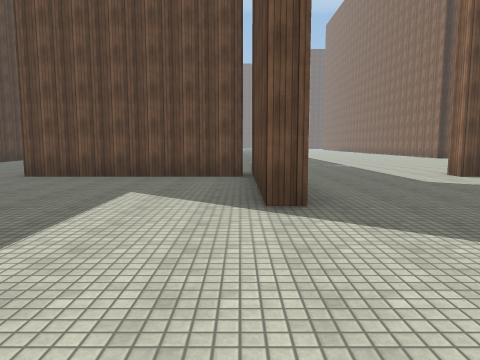
View 1 (above)

24 first-person views from a walk through a Unity game level. The camera is 1.5 m above the floor, tilts 6° down and sees 70° across. The floor is counted in squares, 2 m on a side. Each view is taken from the middle of a square. On the plan, view 1 faces up. The plan holds only what a view shows up to about 11 squares ahead; the rest is blank. The place goes on beyond the plan. Surface patterns are stand-ins for the level's own textures.

View 2
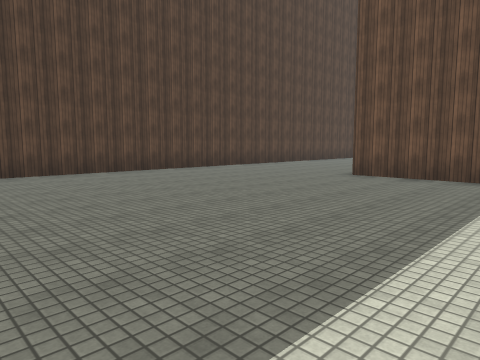

View 3
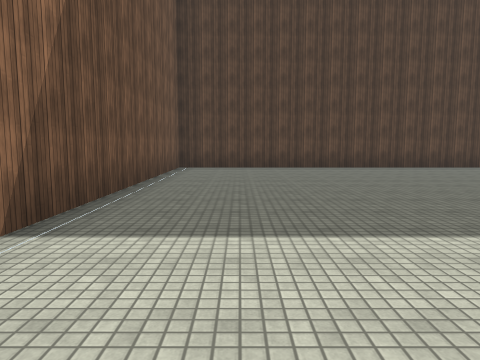

View 4
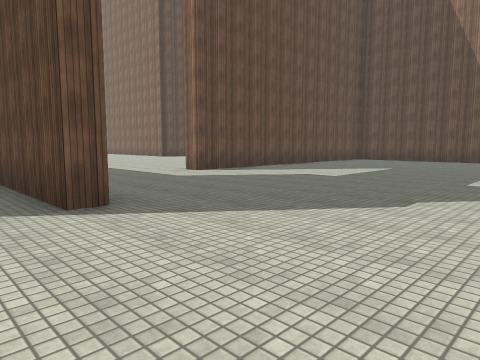

View 5
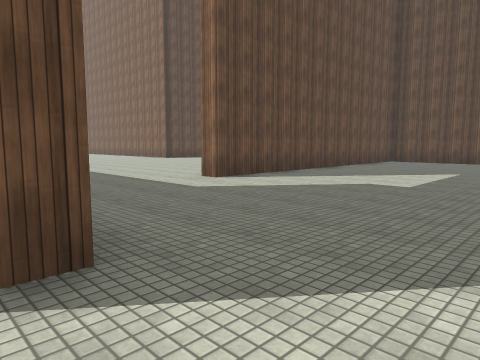

View 6
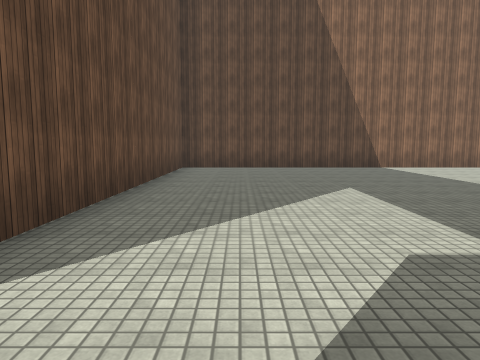

View 7
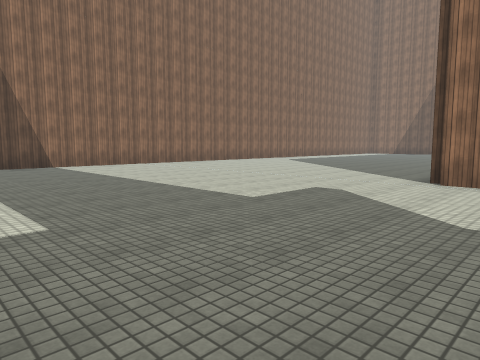

View 8
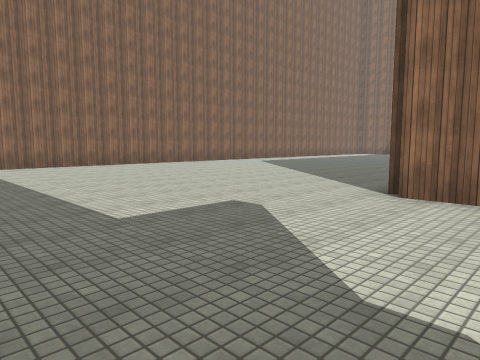

View 9
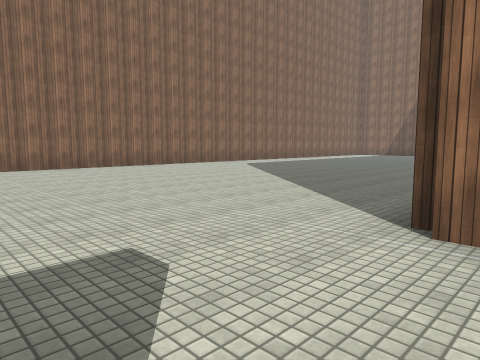

View 10
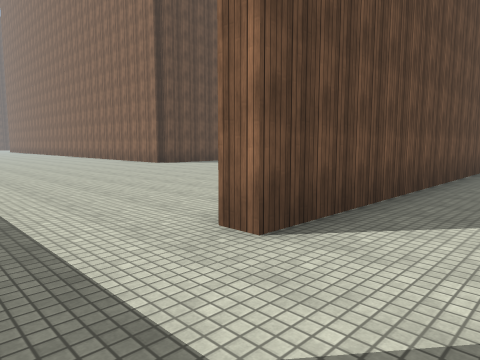

View 11
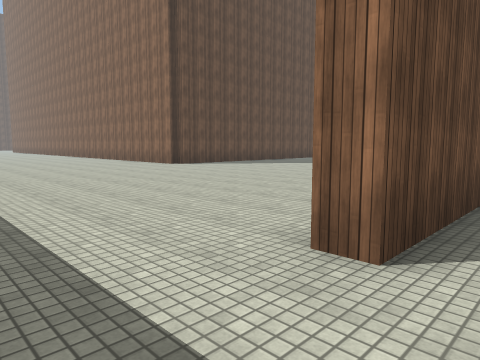

View 12
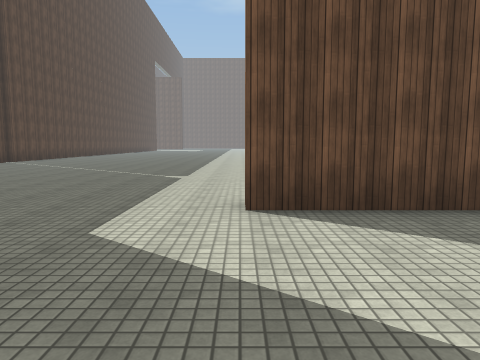

View 13
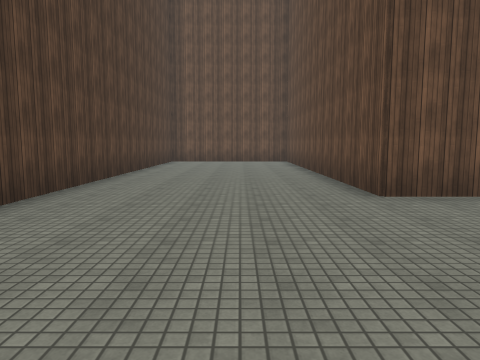

View 14
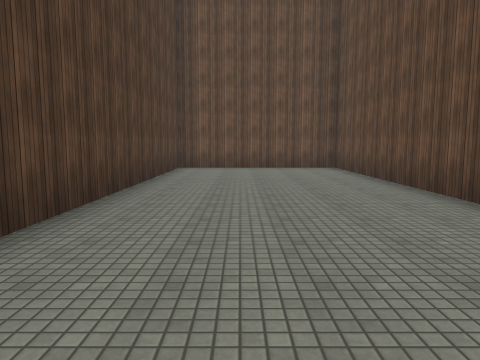

View 15
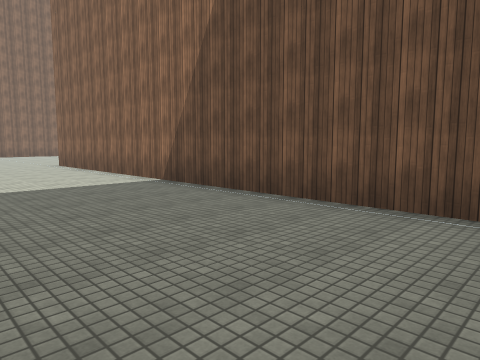

View 16
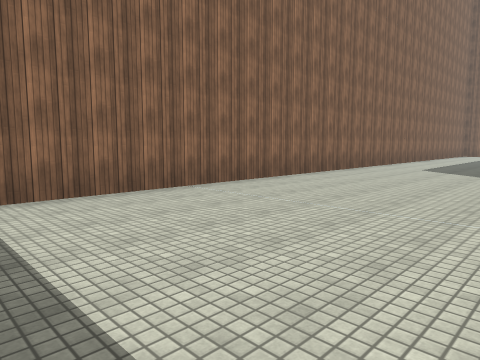

View 17
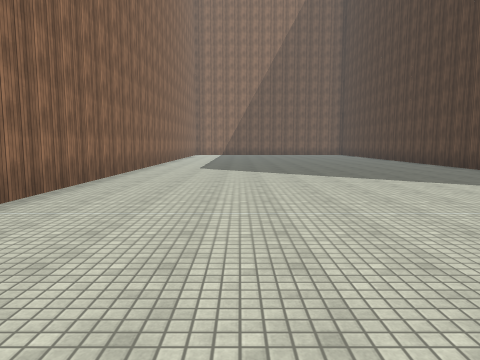

View 18
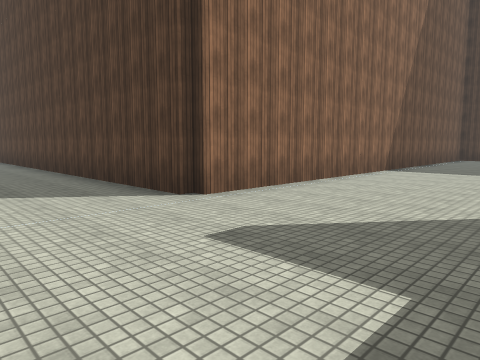

View 19
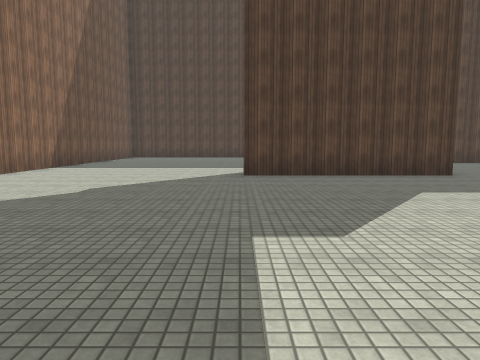

View 20
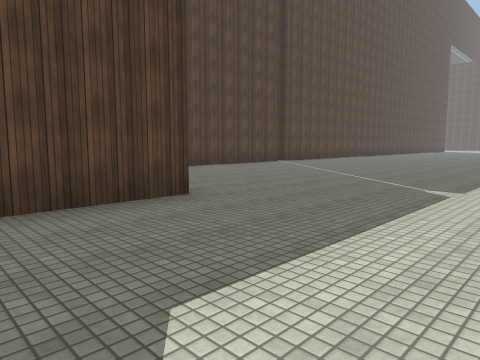

View 21
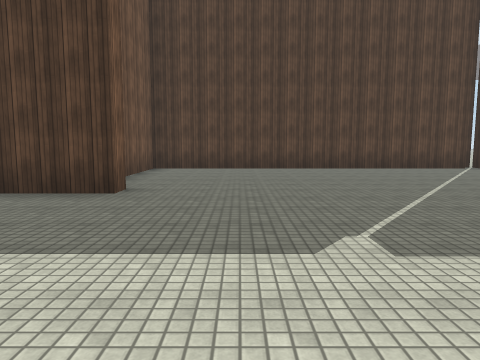

View 22
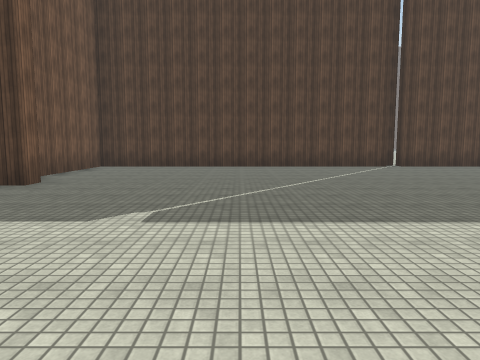

View 23
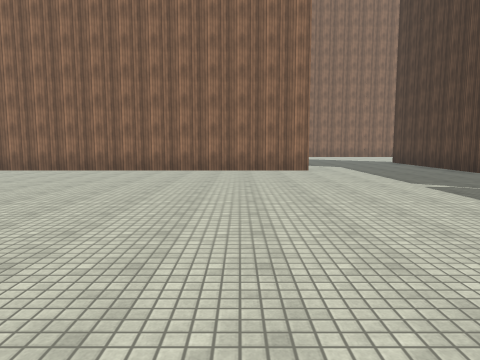

View 24
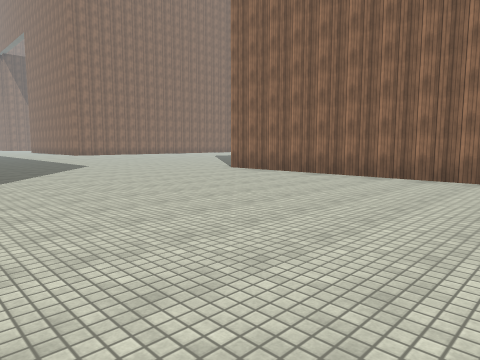

### Floor plan
Points are (right, up) in squares from view 1. A wall is a line through its corners. A room is listed if a view was taken in it or the views show most of it. See-through windows are left out.
Room 1 (views 1, 2, 3, 4, 5, 6, 7, 8, 9, 10, 11, 12, 13, 14, 15, 16, 17, 18, 19, 20)
walls: (0.1, 7.8) (-5, 7.8) (-5, 17.8) (-9.9, 17.8) (-9.9, -1.9) (5, -1.9) (5, -9.5); (0.8, 9.1) (0.8, 4.1) (0.3, 4.1) (0.3, 9.1); (15, -9) (15, 7.8) (5.1, 7.8) (5.1, 8.3)
ways out: opening at (3.5, 9) to room 2
Room 2 (views 21, 22, 23, 24)
walls: (5.1, 8.3) (15, 8.3); (0.3, 9.1) (0.8, 9.1); (-4.5, 18) (-4.5, 8.3) (-0.9, 8.3)
ways out: opening at (3.5, 9) to room 1

Where each view was taken, in squares from view 1:
view 1: 0 up, 0 right, facing up
view 2: 0 up, 1 left, facing up-left
view 3: 0 up, 1 right, facing left
view 4: 0 up, 1 left, facing up-right
view 5: 2 up, 0 right, facing up-right
view 6: 6 up, 4 right, facing right
view 7: 5 up, 3 right, facing down-right
view 8: 3 up, 3 right, facing down-right
view 9: 1 up, 4 right, facing down-right
view 10: 6 up, 3 right, facing up-right
view 11: 7 up, 3 right, facing up-right
view 12: 4 up, 5 right, facing up
view 13: 3 up, 7 left, facing up
view 14: 7 up, 8 left, facing up
view 15: 2 up, 8 left, facing down-right
view 16: 2 up, 10 right, facing down-right
view 17: 2 up, 12 right, facing down
view 18: 2 up, 8 right, facing down-left
view 19: 4 up, 9 right, facing left
view 20: 6 up, 5 right, facing up-left
view 21: 11 up, 6 right, facing left
view 22: 13 up, 7 right, facing left
view 23: 18 up, 7 right, facing down
view 24: 16 up, 7 right, facing down-right
